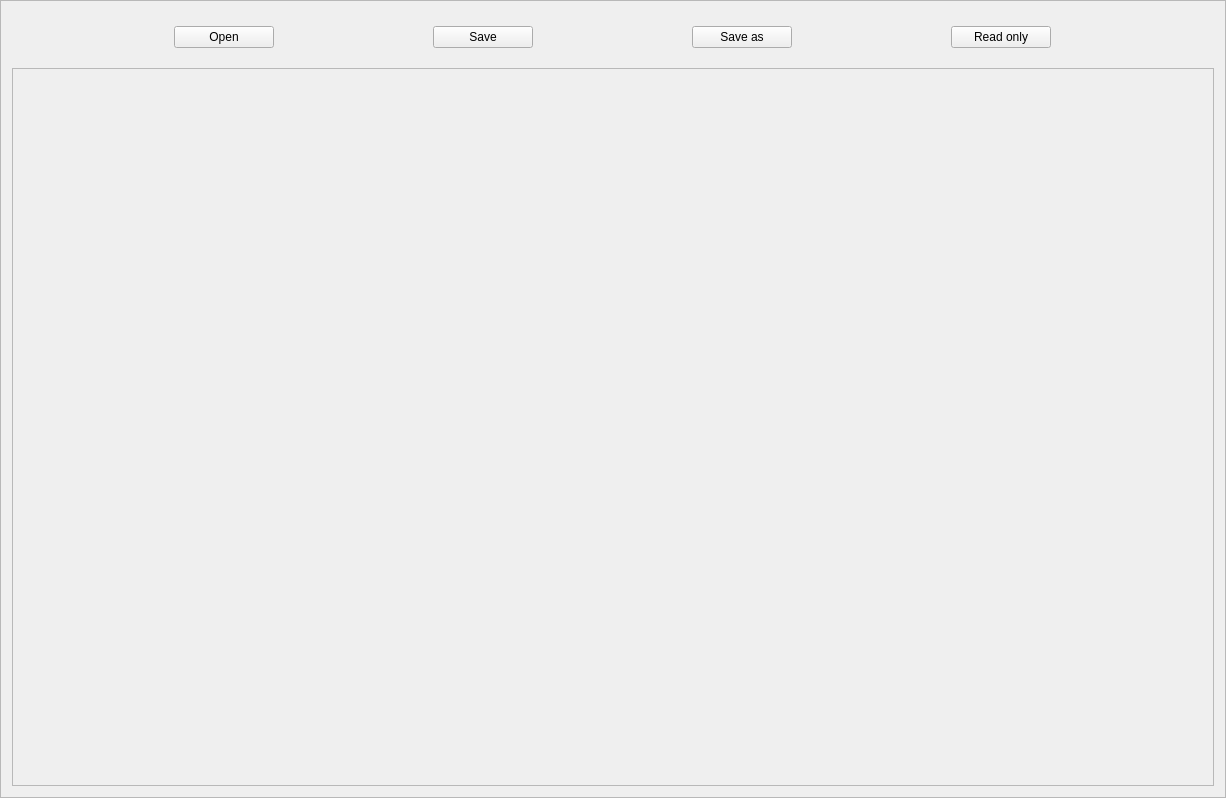
<?xml version="1.0" encoding="UTF-8"?>
<ui version="4.0">
 <class>Frame</class>
 <widget class="QFrame" name="Frame">
  <property name="geometry">
   <rect>
    <x>0</x>
    <y>0</y>
    <width>1226</width>
    <height>798</height>
   </rect>
  </property>
  <property name="minimumSize">
   <size>
    <width>416</width>
    <height>187</height>
   </size>
  </property>
  <property name="windowTitle">
   <string>Frame</string>
  </property>
  <property name="frameShape">
   <enum>QFrame::StyledPanel</enum>
  </property>
  <property name="frameShadow">
   <enum>QFrame::Raised</enum>
  </property>
  <layout class="QGridLayout" name="gridLayout">
   <item row="1" column="0">
    <widget class="QFrame" name="frame_editor">
     <property name="frameShape">
      <enum>QFrame::StyledPanel</enum>
     </property>
     <property name="frameShadow">
      <enum>QFrame::Raised</enum>
     </property>
    </widget>
   </item>
   <item row="0" column="0">
    <widget class="QFrame" name="frame">
     <property name="maximumSize">
      <size>
       <width>16777215</width>
       <height>50</height>
      </size>
     </property>
     <property name="frameShape">
      <enum>QFrame::NoFrame</enum>
     </property>
     <property name="frameShadow">
      <enum>QFrame::Plain</enum>
     </property>
     <layout class="QHBoxLayout" name="horizontalLayout">
      <item>
       <widget class="QPushButton" name="pushButton_Open">
        <property name="maximumSize">
         <size>
          <width>100</width>
          <height>16777215</height>
         </size>
        </property>
        <property name="text">
         <string>Open</string>
        </property>
       </widget>
      </item>
      <item>
       <widget class="QPushButton" name="pushButton_Save">
        <property name="maximumSize">
         <size>
          <width>100</width>
          <height>16777215</height>
         </size>
        </property>
        <property name="text">
         <string>Save</string>
        </property>
       </widget>
      </item>
      <item>
       <widget class="QPushButton" name="pushButton_SaveAs">
        <property name="maximumSize">
         <size>
          <width>100</width>
          <height>16777215</height>
         </size>
        </property>
        <property name="text">
         <string>Save as</string>
        </property>
       </widget>
      </item>
      <item>
       <widget class="QPushButton" name="pushButton_ToggleReadOnly">
        <property name="maximumSize">
         <size>
          <width>100</width>
          <height>16777215</height>
         </size>
        </property>
        <property name="text">
         <string>Read only</string>
        </property>
       </widget>
      </item>
     </layout>
    </widget>
   </item>
  </layout>
 </widget>
 <resources/>
 <connections/>
</ui>
